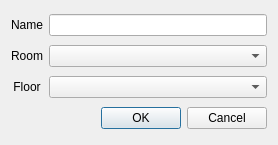
<?xml version="1.0" encoding="UTF-8"?>
<ui version="4.0">
 <class>NewEvent</class>
 <widget class="QDialog" name="NewEvent">
  <property name="geometry">
   <rect>
    <x>0</x>
    <y>0</y>
    <width>278</width>
    <height>145</height>
   </rect>
  </property>
  <property name="windowTitle">
   <string>Create New Event</string>
  </property>
  <layout class="QGridLayout" name="gridLayout">
   <item row="0" column="0">
    <widget class="QLabel" name="label">
     <property name="text">
      <string>Name</string>
     </property>
     <property name="alignment">
      <set>Qt::AlignCenter</set>
     </property>
    </widget>
   </item>
   <item row="0" column="1">
    <widget class="QLineEdit" name="name"/>
   </item>
   <item row="1" column="0">
    <widget class="QLabel" name="label_2">
     <property name="text">
      <string>Room</string>
     </property>
     <property name="alignment">
      <set>Qt::AlignCenter</set>
     </property>
    </widget>
   </item>
   <item row="1" column="1">
    <widget class="QComboBox" name="room">
     <item>
      <property name="text">
       <string/>
      </property>
     </item>
    </widget>
   </item>
   <item row="2" column="0">
    <widget class="QLabel" name="label_3">
     <property name="text">
      <string>Floor</string>
     </property>
     <property name="alignment">
      <set>Qt::AlignCenter</set>
     </property>
    </widget>
   </item>
   <item row="2" column="1">
    <widget class="QComboBox" name="floor">
     <item>
      <property name="text">
       <string/>
      </property>
     </item>
    </widget>
   </item>
   <item row="3" column="0" colspan="2">
    <widget class="QDialogButtonBox" name="buttonBox">
     <property name="orientation">
      <enum>Qt::Horizontal</enum>
     </property>
     <property name="standardButtons">
      <set>QDialogButtonBox::Cancel|QDialogButtonBox::Ok</set>
     </property>
    </widget>
   </item>
  </layout>
 </widget>
 <resources/>
 <connections>
  <connection>
   <sender>buttonBox</sender>
   <signal>accepted()</signal>
   <receiver>NewEvent</receiver>
   <slot>accept()</slot>
   <hints>
    <hint type="sourcelabel">
     <x>248</x>
     <y>254</y>
    </hint>
    <hint type="destinationlabel">
     <x>157</x>
     <y>274</y>
    </hint>
   </hints>
  </connection>
  <connection>
   <sender>buttonBox</sender>
   <signal>rejected()</signal>
   <receiver>NewEvent</receiver>
   <slot>reject()</slot>
   <hints>
    <hint type="sourcelabel">
     <x>316</x>
     <y>260</y>
    </hint>
    <hint type="destinationlabel">
     <x>286</x>
     <y>274</y>
    </hint>
   </hints>
  </connection>
 </connections>
</ui>
